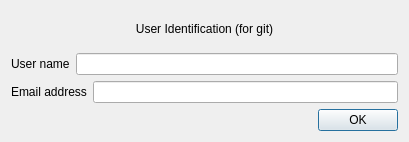
<?xml version="1.0" encoding="UTF-8"?>
<ui version="4.0">
 <class>Dialog</class>
 <widget class="QDialog" name="Dialog">
  <property name="geometry">
   <rect>
    <x>0</x>
    <y>0</y>
    <width>409</width>
    <height>142</height>
   </rect>
  </property>
  <property name="maximumSize">
   <size>
    <width>16777215</width>
    <height>142</height>
   </size>
  </property>
  <property name="windowTitle">
   <string>Dialog</string>
  </property>
  <layout class="QVBoxLayout" name="verticalLayout">
   <item>
    <widget class="QLabel" name="label_3">
     <property name="text">
      <string>User Identification (for git)</string>
     </property>
     <property name="alignment">
      <set>Qt::AlignCenter</set>
     </property>
    </widget>
   </item>
   <item>
    <layout class="QHBoxLayout" name="horizontalLayout">
     <item>
      <widget class="QLabel" name="usernameLabel">
       <property name="text">
        <string>User name</string>
       </property>
      </widget>
     </item>
     <item>
      <widget class="QLineEdit" name="usernameLineEdit"/>
     </item>
    </layout>
   </item>
   <item>
    <layout class="QHBoxLayout" name="horizontalLayout_2">
     <item>
      <widget class="QLabel" name="emailLabel">
       <property name="text">
        <string>Email address</string>
       </property>
      </widget>
     </item>
     <item>
      <widget class="QLineEdit" name="emailLineEdit"/>
     </item>
    </layout>
   </item>
   <item>
    <widget class="QDialogButtonBox" name="buttonBox">
     <property name="orientation">
      <enum>Qt::Horizontal</enum>
     </property>
     <property name="standardButtons">
      <set>QDialogButtonBox::Ok</set>
     </property>
    </widget>
   </item>
  </layout>
 </widget>
 <resources/>
 <connections>
  <connection>
   <sender>buttonBox</sender>
   <signal>accepted()</signal>
   <receiver>Dialog</receiver>
   <slot>accept()</slot>
   <hints>
    <hint type="sourcelabel">
     <x>248</x>
     <y>254</y>
    </hint>
    <hint type="destinationlabel">
     <x>157</x>
     <y>274</y>
    </hint>
   </hints>
  </connection>
  <connection>
   <sender>buttonBox</sender>
   <signal>rejected()</signal>
   <receiver>Dialog</receiver>
   <slot>reject()</slot>
   <hints>
    <hint type="sourcelabel">
     <x>316</x>
     <y>260</y>
    </hint>
    <hint type="destinationlabel">
     <x>286</x>
     <y>274</y>
    </hint>
   </hints>
  </connection>
 </connections>
</ui>
